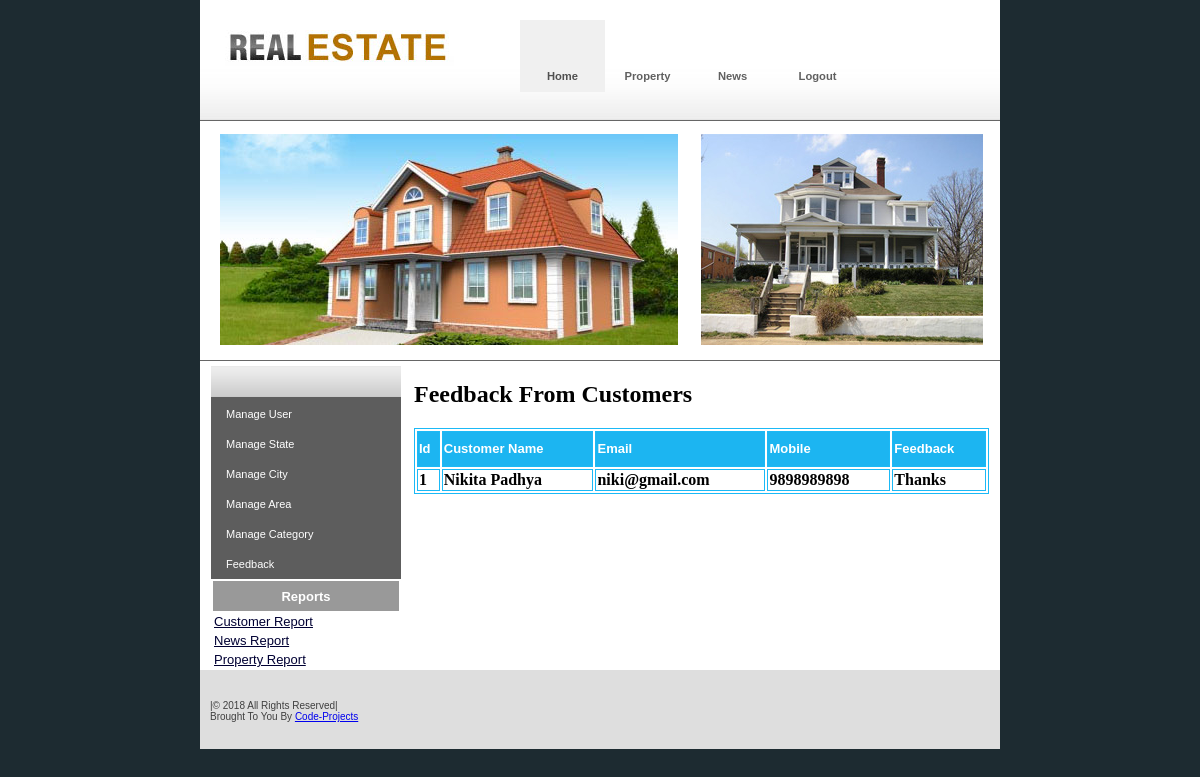
/Admin/Feedback.php, run on the app's committed database.
### tables this page shows
CREATE TABLE IF NOT EXISTS `feedback` (
  `FeedbackId` int(11) NOT NULL AUTO_INCREMENT,
  `CustomerName` varchar(20) NOT NULL,
  `EmailId` varchar(20) NOT NULL,
  `MobileNumber` varchar(10) NOT NULL,
  `Message` varchar(200) NOT NULL,
  PRIMARY KEY (`FeedbackId`)
);

### Admin/Feedback.php (the view, shortened to what this page needs)
<!DOCTYPE html PUBLIC "-//W3C//DTD XHTML 1.0 Transitional//EN" "http://www.w3.org/TR/xhtml1/DTD/xhtml1-transitional.dtd">
<html xmlns="http://www.w3.org/1999/xhtml">
<head>
<link href="css/style1.css" rel="stylesheet" type="text/css" />
</head>
<body>
<div class="main">
  <?php
  include "Headermenu.php"
  ?>
  <div class="content">
    <div class="innercontent">
      <?php
	  include "left.php"
	  ?>
      <div class="rightpannel">
      <div>
      <h2>Feedback From Customers</h2>
      <table width="100%" border="1" bordercolor="#1BB9F6" >
        <tr>
          <th height="32" bgcolor="#1CB5F1" class="style3"><div align="left" class="style9 style2 style4 style6 style7"><strong>Id</strong></div></th>
          <th bgcolor="#1CB5F1" class="style3"><div align="left" class="style9 style2 style4 style6 style7"><strong>Customer Name</strong></div></th>
          <th bgcolor="#1CB5F1" class="style3"><div align="left" class="style9 style2 style4 style6 style7"><strong>Email</strong></div></th>
          <th bgcolor="#1CB5F1" class="style3"><div align="left" class="style9 style2 style4 style6 style7"><strong>Mobile</strong></div></th>
          <th bgcolor="#1CB5F1" class="style3"><div align="left" class="style12 style2 style4 style6 style7">Feedback</div></th>
        </tr>
        <?php
$con = mysql_connect("localhost","root");
$sql = "select * from feedback";
$result = mysql_query($sql,$con);
while($row = mysql_fetch_array($result))
{
$Id=$row['FeedbackId'];
$CustomerName=$row['CustomerName'];
$EmailId=$row['EmailId'];
$MobileNumber=$row['MobileNumber'];
$Message=$row['Message'];
?>
        <tr>
          <td ><div align="left" ><strong><?php echo $Id;?></strong></div></td>
          <td ><div align="left" ><strong><?php echo $CustomerName;?></strong></div></td>
          <td ><div align="left" ><strong><?php echo $EmailId;?></strong></div></td>
          <td ><div align="left" ><strong><?php echo $MobileNumber;?></strong></div></td>
          <td ><div align="left" ><strong><?php echo $Message;?></strong></div></td>
        </tr>
        <?php
}
?>
      </table>
      <br/>
      </div>
      </div>
    </div>
  </div>
  <div>
   <?php
   include "footer.php"
   ?>
  </div>
</div>
</body>
</html>

### Admin/css/style1.css (style rules this page uses)
body { margin:0px; padding:0px; background-color:#1d2b31; }
.main { width:800px; margin:0 auto 0 auto; background-color:#FFFFFF; }
.content { width:800px; }
.innercontent { width:778px; margin:0 auto 0 auto; overflow:hidden }
.rightpannel { width:575px; float:right; }

### Admin/Feedback.php (style rules this page uses)
.style3 { color: #000000 }
.style3 { color: #FFFFFF; font-weight: bold; }
.style4 { color: #FFFFFF }
.style6 { font-family: Verdana, Arial, Helvetica, sans-serif }
.style7 { font-size: small }

### data on the page
feedback: FeedbackId "1", CustomerName "Nikita Padhya", EmailId "niki@gmail.com", MobileNumber "9898989898", Message "Thanks"
